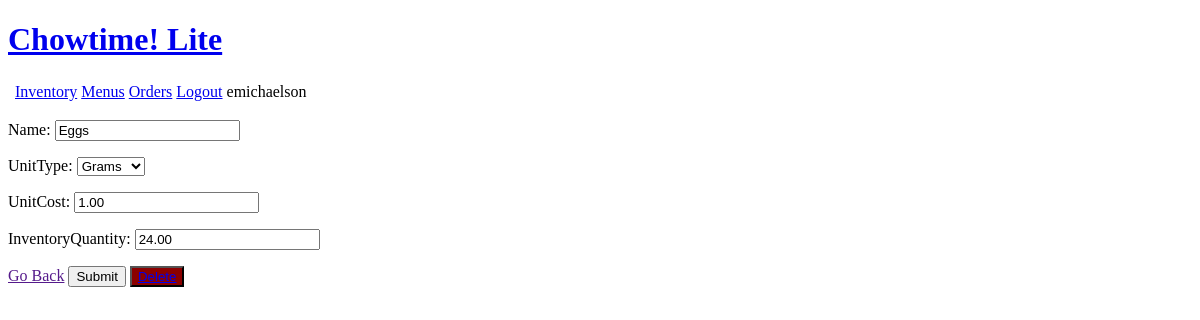
Before: /inventory-update/1/ (signed in) with the older database file.
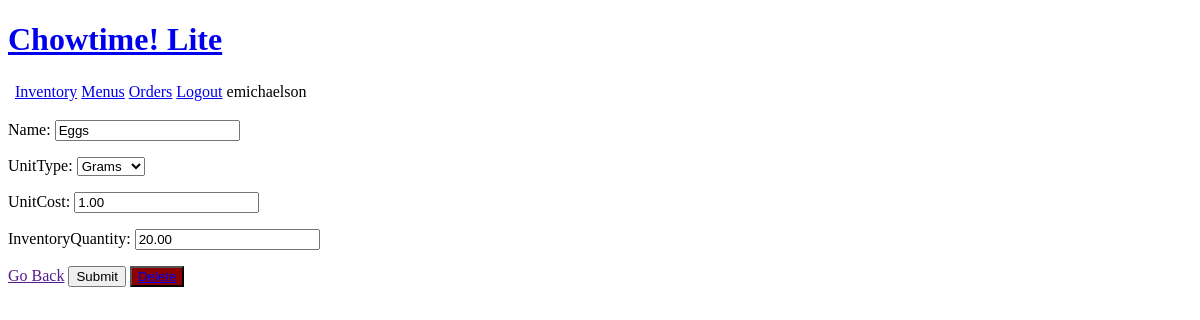
After: the same page with the newer database file.
### inventory/models.py (models this page shows, shortened)
class Ingredient(models.Model):
    GRAM = 'Grams'
    OUNCE = 'Ounces'
    PIECE = 'Pieces'
    UNIT_CHOICES = [
        ('Grams', 'Grams'),
        ('Ounces', 'Ounces'),
        ('Pieces', 'Pieces')
    ]
    name = models.CharField(max_length=200)
    unitType = models.CharField(max_length=200, choices=UNIT_CHOICES, default=PIECE)
    unitCost = models.DecimalField(max_digits=10, decimal_places=2)
    inventoryQuantity = models.DecimalField(max_digits=10, decimal_places=2)

### inventory/views.py (the view)
# urls.py: path('inventory-update/<str:pk>/', views.InventoryUpdate, name='inventoryupdate'),
@login_required(login_url='login')
def InventoryUpdate(request, pk):
    inventory = Ingredient.objects.get(id=pk)
    form = InventoryCreateForm(instance=inventory)
    if request.method == 'POST':
        form = InventoryCreateForm(request.POST, instance=inventory)
        if form.is_valid():
            form.save()
            return redirect('inventorylist')
    context = {'form': form, 'inventory': inventory}
    return render(request, 'inventory/inventoryEdit.html', context)

### inventory/forms.py
class InventoryCreateForm(forms.ModelForm):
    class Meta:
        model = Ingredient
        fields = '__all__'

### inventory/templates/inventory/inventoryEdit.html (shortened to what this page needs)
{% extends 'inventory/header.html' %}
{% block content %}
<div>
    <form method="POST" action="">
        {{form.as_p}}
        <a href="{{request.META.HTTP_REFERER}}">Go Back</a>
        <input type="submit" value="Submit"/>
        <button style="background-color: darkred; color: white" type="button"><a href="{% url 'inventorydelete' inventory.id %}">Delete</a></button>
    </form>
</div>
{% endblock %}

Changed rows visible on the page:
changed Ingredient "Eggs": inventoryQuantity "24.00" → "20.00"
